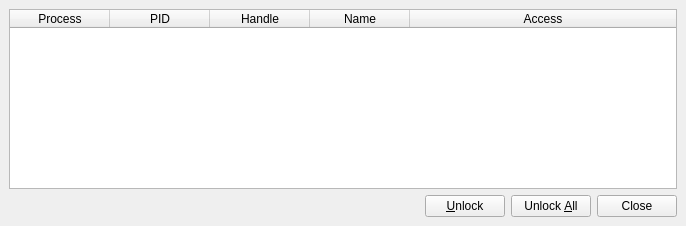
<?xml version="1.0" encoding="UTF-8"?>
<ui version="4.0">
 <class>MainWindow</class>
 <widget class="QMainWindow" name="MainWindow">
  <property name="geometry">
   <rect>
    <x>0</x>
    <y>0</y>
    <width>686</width>
    <height>226</height>
   </rect>
  </property>
  <property name="windowTitle">
   <string>MainWindow</string>
  </property>
  <widget class="QWidget" name="centralwidget">
   <layout class="QGridLayout" name="gridLayout">
    <item row="0" column="0">
     <widget class="QTableWidget" name="tableWidget">
      <attribute name="horizontalHeaderMinimumSectionSize">
       <number>60</number>
      </attribute>
      <attribute name="horizontalHeaderHighlightSections">
       <bool>false</bool>
      </attribute>
      <attribute name="horizontalHeaderStretchLastSection">
       <bool>true</bool>
      </attribute>
      <attribute name="verticalHeaderVisible">
       <bool>false</bool>
      </attribute>
      <attribute name="verticalHeaderMinimumSectionSize">
       <number>16</number>
      </attribute>
      <attribute name="verticalHeaderDefaultSectionSize">
       <number>24</number>
      </attribute>
      <attribute name="verticalHeaderHighlightSections">
       <bool>false</bool>
      </attribute>
      <column>
       <property name="text">
        <string>Process</string>
       </property>
      </column>
      <column>
       <property name="text">
        <string>PID</string>
       </property>
      </column>
      <column>
       <property name="text">
        <string>Handle</string>
       </property>
      </column>
      <column>
       <property name="text">
        <string>Name</string>
       </property>
      </column>
      <column>
       <property name="text">
        <string>Access</string>
       </property>
      </column>
     </widget>
    </item>
    <item row="1" column="0">
     <layout class="QHBoxLayout" name="horizontalLayout">
      <item>
       <spacer name="horizontalSpacer">
        <property name="orientation">
         <enum>Qt::Horizontal</enum>
        </property>
        <property name="sizeHint" stdset="0">
         <size>
          <width>40</width>
          <height>20</height>
         </size>
        </property>
       </spacer>
      </item>
      <item>
       <widget class="QPushButton" name="btnUnlock">
        <property name="text">
         <string>&amp;Unlock</string>
        </property>
       </widget>
      </item>
      <item>
       <widget class="QPushButton" name="btnUnlockAll">
        <property name="text">
         <string>Unlock &amp;All</string>
        </property>
       </widget>
      </item>
      <item>
       <widget class="QPushButton" name="btnClose">
        <property name="text">
         <string>Close</string>
        </property>
       </widget>
      </item>
     </layout>
    </item>
   </layout>
  </widget>
 </widget>
 <resources/>
 <connections/>
</ui>
